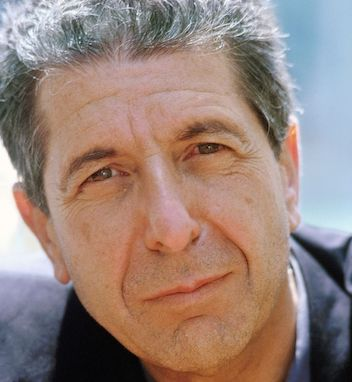
%> input picture data/images/faces/faceMale.jpg, 352 x 382 px
$ octave --eval "result = imageCropBorder(imread('../../data/images/faces/faceMale.jpg'));"   (GNU Octave 9; MATLAB toolbox functions it lacks are replaced by stand-ins)
%> lines starting %> are read from the running program, lines starting %| are printed output that depends on the picture; in (x1, y1, x2, y2) boxes, pixels count from 0 and x2, y2 are one past the last pixel; in counts of white or black regions, pixels touching at a corner belong together; the program's own positions count from 1
function croppedImage = imageCropBorder(img)
%IMAGECROPBORDER Crop black border from an image

threshhold = .06; % black level

if isequal(class(img),'cell')
    img = img{1};
end
try
    grayImage = rgb2gray(img);
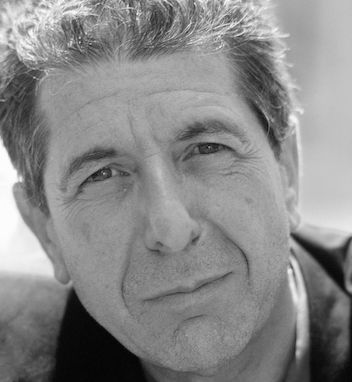
%> grayImage: size 382x352 uint8; min 0, max 254, mean 136
catch
    grayImage = im2gray(img);
end
binaryImage = imbinarize(grayImage, threshhold);
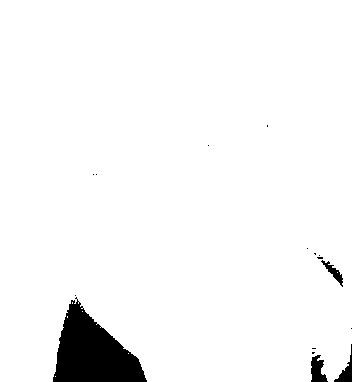
%> binaryImage: size 382x352 logical; 96.1% white; 16 black regions (12 under 20 px), largest, box (x1, y1, x2, y2) and area: (53, 297, 147, 382) 4504, (311, 355, 328, 382) 297, (334, 344, 352, 382) 223, (321, 260, 343, 287) 174
[r, c] = find(binaryImage);
%> r = 129234 values from 1 to 382; c = 129234 values from 1 to 352
row1 = min(r);
%> row1 = 1
row2 = max(r);
%> row2 = 382
col1 = min(c);
%> col1 = 1
col2 = max(c);
%> col2 = 352

% crop if we got results
try
    % sometimes we get an error, but haven't pinned it down
    if (row2 > row1) && (col2 > col1)
        croppedImage = img(row1:row2, col1:col2, :);
%> croppedImage is the input picture: size 382x352x3 uint8; mean R, G, B 152.2, 130.5, 122
    else
        croppedImage = img;
    end
catch ME
    disp('Error Message:')
    disp(ME.message)
end

$ run again, on data/images/faces/multiple_faces.jpg
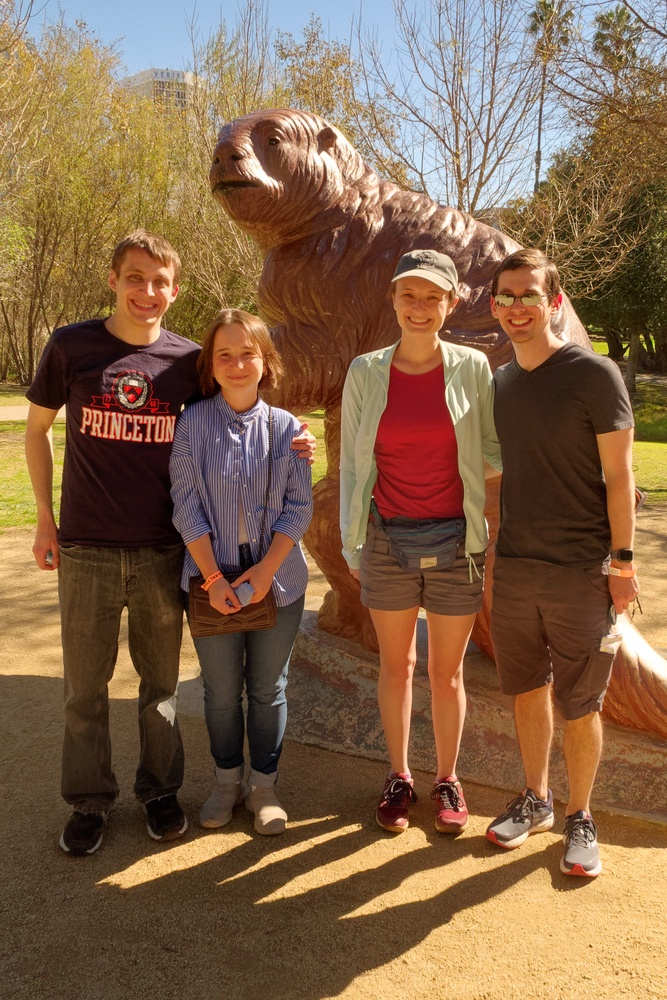
%> input picture data/images/faces/multiple_faces.jpg, 667 x 1000 px, shrunk from 2432 x 3648 before the run
%> in imageCropBorder, `grayImage = rgb2gray(img);`:
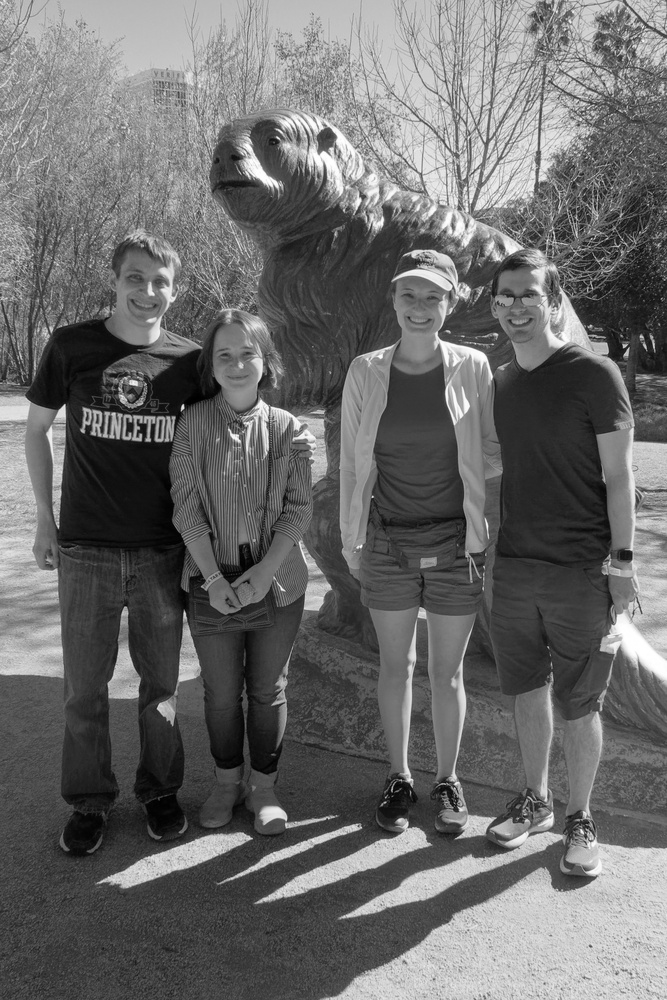
%> grayImage: size 1000x667 uint8; min 0, max 255, mean 106
%> in imageCropBorder, `binaryImage = imbinarize(grayImage, threshhold);`:
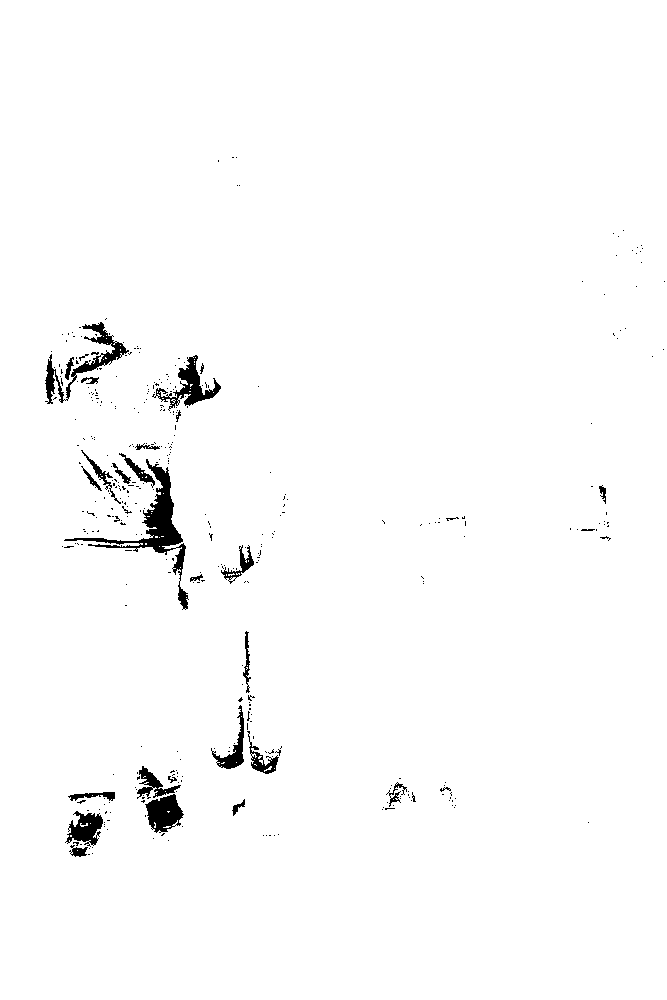
%> binaryImage: size 1000x667 logical; 98.3% white; 390 black regions (359 under 20 px), largest, box (x1, y1, x2, y2) and area: (64, 459, 189, 610) 2514, (45, 322, 129, 404) 1283, (152, 355, 221, 411) 1074
%> r = 655784 values from 1 to 1000; c = 655784 values from 1 to 667
%> row1 = 1
%> row2 = 1000
%> col1 = 1
%> col2 = 667
%> in imageCropBorder, croppedImage is the input picture: size 1000x667x3 uint8; mean R, G, B 130.7, 99.7, 73.1
